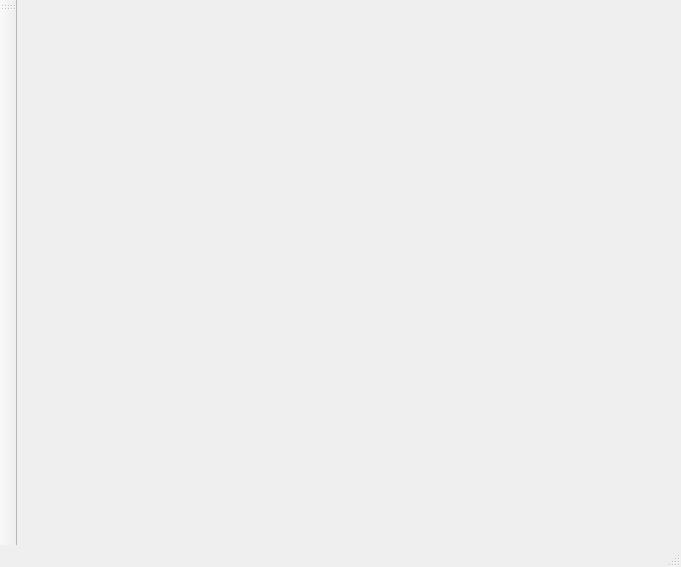
<?xml version="1.0" encoding="UTF-8"?>
<ui version="4.0">
 <class>MainWindow</class>
 <widget class="QMainWindow" name="MainWindow">
  <property name="geometry">
   <rect>
    <x>0</x>
    <y>0</y>
    <width>681</width>
    <height>567</height>
   </rect>
  </property>
  <property name="windowTitle">
   <string>MainWindow</string>
  </property>
  <widget class="QWidget" name="centralWidget"/>
  <widget class="QMenuBar" name="menuBar">
   <property name="geometry">
    <rect>
     <x>0</x>
     <y>0</y>
     <width>681</width>
     <height>22</height>
    </rect>
   </property>
  </widget>
  <widget class="QToolBar" name="mainToolBar">
   <attribute name="toolBarArea">
    <enum>LeftToolBarArea</enum>
   </attribute>
   <attribute name="toolBarBreak">
    <bool>false</bool>
   </attribute>
  </widget>
  <widget class="QStatusBar" name="statusBar"/>
 </widget>
 <layoutdefault spacing="6" margin="11"/>
 <resources/>
 <connections/>
</ui>
